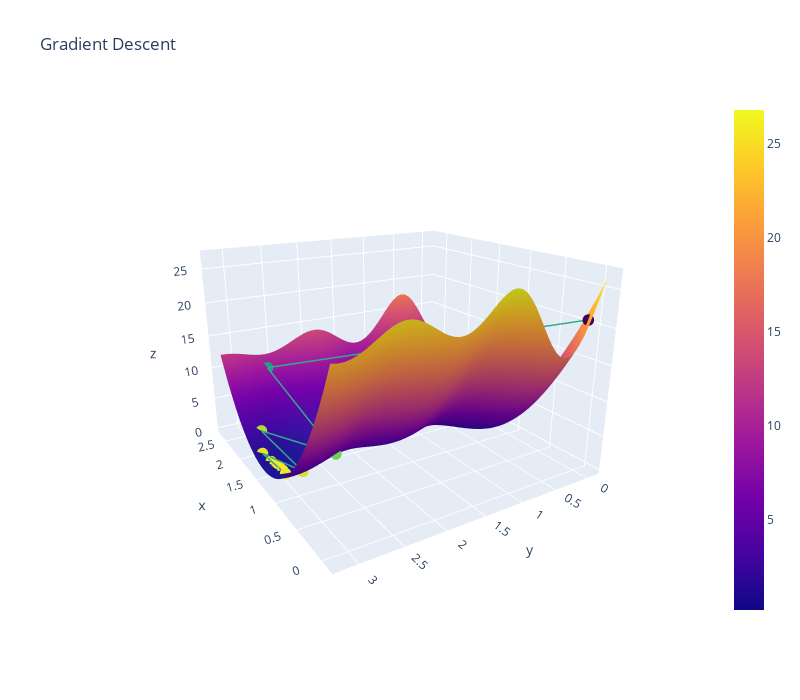

The notebook cell saved with this chart:
### Markdown cell above
### Visualizing Loss

### Code cell
# 3D plot of loss with lr=0.1
thetas = np.array(thetas).squeeze()
loss = np.array(loss)
plot_3d(thetas[:, 0], thetas[:, 1], loss, average_squared_loss, sin_model, x, y)

### Figure 1 — Plotly figure (JSON) as saved in the notebook; plotly's stock layout.template omitted (floating-point values rounded to 4 significant figures; data arrays with more than 128 entries replaced by an {"elided": "..."} marker saying what was removed)
{"data": [{"line": {"color": "rgb(50,170, 140)", "width": 3}, "marker": {"color": [-20.86, -9.285, -4.68, -2.624, -1.477, -0.9073, -0.5415, -0.3776, -0.297, -0.259, -0.2397, -0.2303, -0.2256, -0.2232, -0.222, -0.2214, -0.2211, -0.221, -0.2209, -0.2209], "colorscale": [[0, "#440154"], [0.1111, "#482878"], [0.2222, "#3e4989"], [0.3333, "#31688e"], [0.4444, "#26828e"], [0.5556, "#1f9e89"], [0.6667, "#35b779"], [0.7778, "#6ece58"], [0.8889, "#b5de2b"], [1, "#fde725"]], "size": 4}, "type": "scatter3d", "x": [0, 2.601, 0.9034, 2.056, 1.159, 1.794, 1.322, 1.65, 1.423, 1.583, 1.471, 1.55, 1.494, 1.534, 1.506, 1.526, 1.512, 1.522, 1.515, 1.52], "y": [0, 2.601, 2.591, 2.963, 2.867, 3.073, 3.001, 3.029, 2.988, 3.01, 2.989, 3.002, 2.991, 2.998, 2.993, 2.996, 2.994, 2.995, 2.994, 2.995], "z": [20.86, 9.285, 4.68, 2.624, 1.477, 0.9073, 0.5415, 0.3776, 0.297, 0.259, 0.2397, 0.2303, 0.2256, 0.2232, 0.222, 0.2214, 0.2211, 0.221, 0.2209, 0.2209]}, {"type": "surface", "x": [-0.1, -0.04284, 0.01433, 0.07149, 0.1287, 0.1858, 0.243, 0.3002, 0.3573, 0.4145, 0.4716, 0.5288, 0.586, 0.6431, 0.7003, 0.7575, 0.8146, 0.8718, 0.929, 0.9861, 1.043, 1.1, 1.158, 1.215, 1.272, 1.329, 1.386, 1.443, 1.501, 1.558, 1.615, 1.672, 1.729, 1.786, 1.844, 1.901, 1.958, 2.015, 2.072, 2.129, 2.187, 2.244, 2.301, 2.358, 2.415, 2.472, 2.53, 2.587, 2.644, 2.701], "y": [-0.1, -0.03321, 0.03358, 0.1004, 0.1672, 0.234, 0.3007, 0.3675, 0.4343, 0.5011, 0.5679, 0.6347, 0.7015, 0.7683, 0.8351, 0.9019, 0.9687, 1.035, 1.102, 1.169, 1.236, 1.303, 1.369, 1.436, 1.503, 1.57, 1.637, 1.703, 1.77, 1.837, 1.904, 1.971, 2.037, 2.104, 2.171, 2.238, 2.304, 2.371, 2.438, 2.505, 2.572, 2.638, 2.705, 2.772, 2.839, 2.906, 2.972, 3.039, 3.106, 3.173], "z": {"elided": "50x50 float values"}}], "layout": {"autosize": true, "height": 700, "scene": {"aspectmode": "manual", "aspectratio": {"x": 1, "y": 1, "z": 0.7}, "camera": {"eye": {"x": -1.743, "y": 1.071, "z": 0.71}, "up": {"x": 0, "y": 0, "z": 1}}, "xaxis": {"gridcolor": "rgb(255, 255, 255)", "showbackground": true, "type": "linear", "zerolinecolor": "rgb(255, 255, 255)"}, "yaxis": {"gridcolor": "rgb(255, 255, 255)", "showbackground": true, "type": "linear", "zerolinecolor": "rgb(255, 255, 255)"}, "zaxis": {"gridcolor": "rgb(255, 255, 255)", "showbackground": true, "type": "linear", "zerolinecolor": "rgb(255, 255, 255)"}}, "title": {"text": "Gradient Descent"}, "width": 800}}
